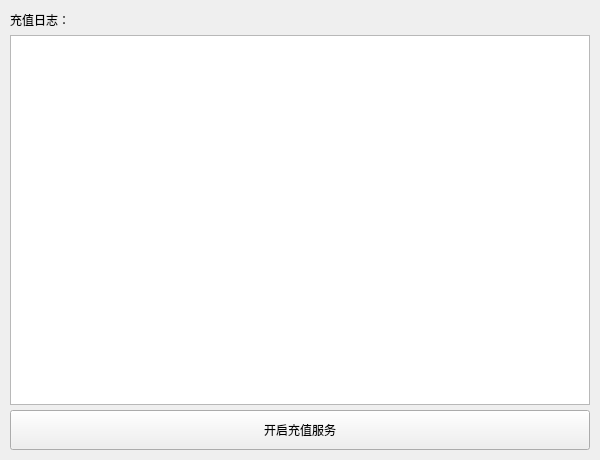
<?xml version="1.0" encoding="UTF-8"?>
<ui version="4.0">
 <class>MainWindow</class>
 <widget class="QMainWindow" name="MainWindow">
  <property name="geometry">
   <rect>
    <x>0</x>
    <y>0</y>
    <width>600</width>
    <height>460</height>
   </rect>
  </property>
  <property name="windowTitle">
   <string>MainWindow</string>
  </property>
  <widget class="QWidget" name="mainWidget">
   <layout class="QVBoxLayout" name="verticalLayout_2">
    <property name="spacing">
     <number>0</number>
    </property>
    <property name="leftMargin">
     <number>10</number>
    </property>
    <property name="topMargin">
     <number>10</number>
    </property>
    <property name="rightMargin">
     <number>10</number>
    </property>
    <property name="bottomMargin">
     <number>10</number>
    </property>
    <item>
     <layout class="QVBoxLayout" name="verticalLayout" stretch="1,8,1">
      <property name="spacing">
       <number>5</number>
      </property>
      <item>
       <widget class="QLabel" name="label">
        <property name="minimumSize">
         <size>
          <width>0</width>
          <height>20</height>
         </size>
        </property>
        <property name="maximumSize">
         <size>
          <width>16777215</width>
          <height>20</height>
         </size>
        </property>
        <property name="text">
         <string>充值日志：</string>
        </property>
       </widget>
      </item>
      <item>
       <widget class="QTextEdit" name="handleLogEdit"/>
      </item>
      <item>
       <widget class="QPushButton" name="powerPushbutton">
        <property name="minimumSize">
         <size>
          <width>0</width>
          <height>40</height>
         </size>
        </property>
        <property name="maximumSize">
         <size>
          <width>16777215</width>
          <height>40</height>
         </size>
        </property>
        <property name="text">
         <string>开启充值服务</string>
        </property>
       </widget>
      </item>
     </layout>
    </item>
   </layout>
  </widget>
 </widget>
 <resources/>
 <connections/>
</ui>
